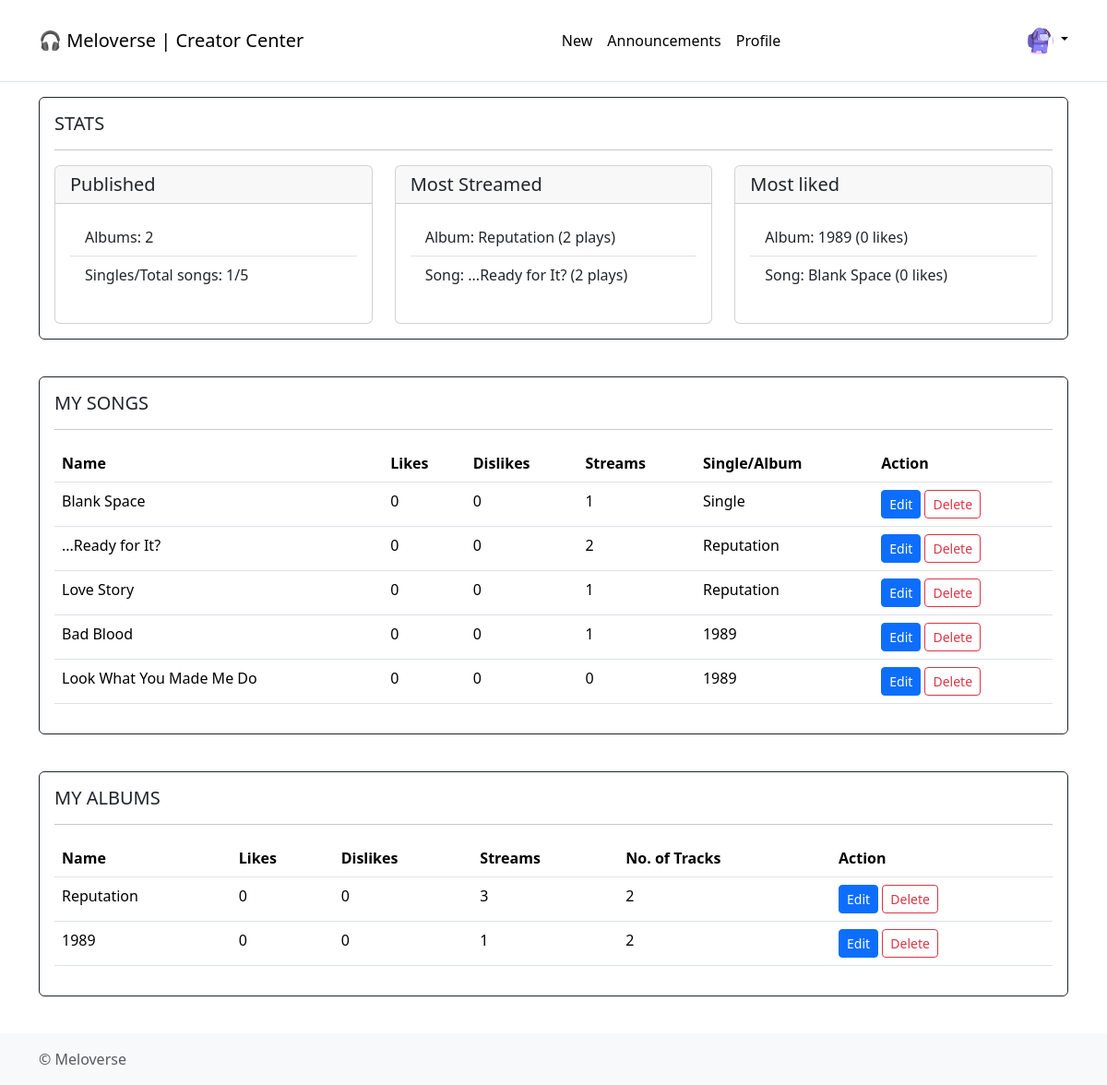
The page /creator_center/6/ (signed in) on the database as committed earlier.
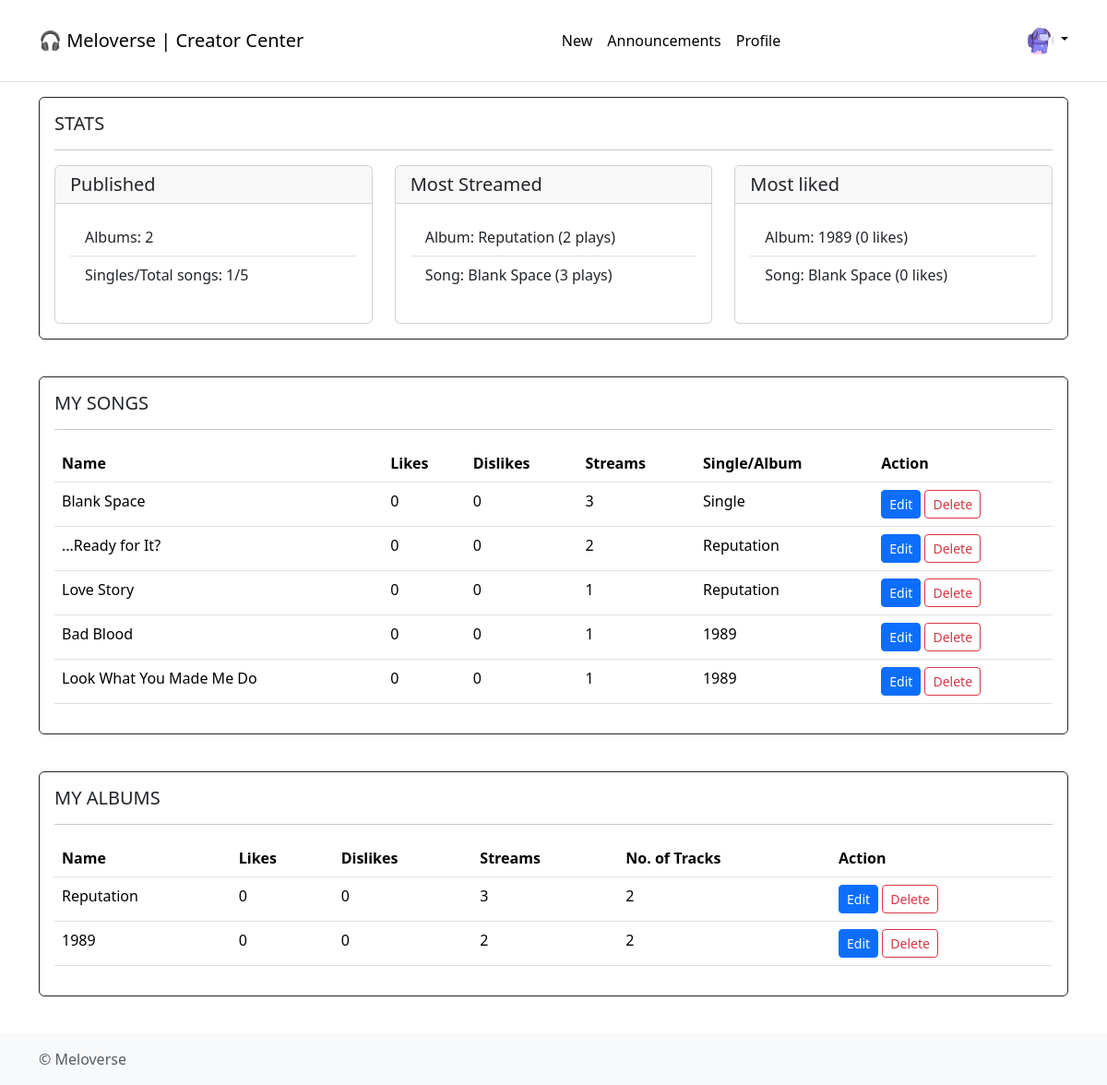
The same page on the database as committed later.
### application/models.py (models this page shows)
class Tracks(db.Model):
    __tablename__ = "tracks"
    track_id = db.Column(db.Integer, primary_key=True, autoincrement=True)
    track_name = db.Column(db.String, nullable=False)
    artists = db.Column(db.String)
    creator_id = db.Column(db.String, db.ForeignKey("creator.creator_name"))
    track_file = db.Column(db.String, nullable=False)
    genre = db.Column(db.String)
    lyrics = db.Column(db.String)
    duration = db.Column(db.String)
    date_created = db.Column(db.Date)
    album_id = db.Column(db.Integer, default=0)
    likes = db.Column(db.Integer, default=0)
    dislikes = db.Column(db.Integer, default=0)
    plays = db.Column(db.Integer, default=0)

class Album(db.Model):
    __tablename__ = "album"
    album_id = db.Column(db.Integer, autoincrement=True, primary_key=True)
    creator_id = db.Column(db.String, db.ForeignKey("creator.creator_id"))
    album_name = db.Column(db.String, nullable=False)
    release_year = db.Column(db.String)
    genre = db.Column(db.String)
    description = db.Column(db.String)
    no_of_tracks = db.Column(db.Integer, default=0)
    date_created = db.Column(db.Date)

### application/app_controllers/users.py (the view, shortened to what this page needs)
@user.route("creator_center/<user>/", methods=["GET", "POST"])
@login_required
def creator_dashboard(user):
    creator = Creator.query.filter_by(creator_id=current_user.id).first()
    id = current_user.id
    albums = Album.query.filter_by(creator_id=id).all()
    singles = Tracks.query.filter_by(creator_id=id, album_id=0).all()
    songs = (
        db.session.query(Tracks, Album.album_name)
        .join(Album, Tracks.album_id == Album.album_id)
        .filter(Tracks.creator_id == id)
        .all()
    )
    singles_published = creator.no_of_singles
    albums_published = creator.no_of_albums
    status = any([singles_published, albums_published])
    most_liked_song = (
        Tracks.query.filter_by(creator_id=id).order_by(Tracks.likes.desc()).first()
    )
    most_liked_album = (
        db.session.query(Album.album_name, func.max(Tracks.likes).label("likes"))
        .join(Tracks, Album.album_id == Tracks.album_id)
        .join(Creator, Album.creator_id == id)
        .filter(Creator.creator_id == id)
        .group_by(Album.album_id)
        .order_by(func.max(Tracks.likes).desc())
        .first()
    )
    most_played_song = (
        Tracks.query.filter_by(creator_id=current_user.id)
        .order_by(Tracks.plays.desc())
        .first()
    )
    most_played_album = (
        db.session.query(Album.album_name, func.max(Tracks.plays).label("plays"))
        .join(Tracks, Album.album_id == Tracks.album_id)
        .join(Creator, Album.creator_id == id)
        .filter(Creator.creator_id == id)
        .group_by(Album.album_id)
        .order_by(func.max(Tracks.plays).desc())
        .first()
    )
    tracks_alias = aliased(Tracks)
    album_obj = (
        db.session.query(
            Album,
            db.func.sum(tracks_alias.plays).label("total_plays"),
            db.func.sum(tracks_alias.likes).label("total_likes"),
            db.func.sum(tracks_alias.dislikes).label("total_dislikes"),
        )
        .join(tracks_alias, Album.album_id == tracks_alias.album_id)
        .join(Creator, Album.creator_id == Creator.creator_id)
        .filter(Creator.creator_id == id)
        .group_by(
            Album.album_id,
            Album.album_name,
            Album.release_year,
            Album.genre,
            Album.description,
            Album.no_of_tracks,
        )
        .all()
    )
    return render_template(
        "creator/creator_center.html",
        status=status,
        creator=creator,
        singles=singles,
        songs=songs,
        albums=albums,
        most_liked_song=most_liked_song,
        most_liked_album=most_liked_album,
        most_played_song=most_played_song,
        most_played_album=most_played_album,
        songs_published=singles_published,
        albums_published=albums_published,
        album_obj=album_obj,
    )

### application/app_controllers/auth.py (called while the page is built)
@login_manager.user_loader
def loader_user(user_id):
    return Users.query.get(user_id)

### templates/creator/creator_center.html (shortened to what the changed rows need)
{% extends './base.html' %}
{% block head %}
<link rel="stylesheet" href="{{ url_for('static', filename='styles/headerfooter.css') }}">
{% endblock %}
{% block body %}
<main class="flex-shrink-0">
  <div class="container">
    <section>
      {% if status==False %}
      <h3>Release an album or single to view this page</h3>
      <a href="{{ url_for('user.new', user=current_user.username) }}">Go to Release song/album page</a>
      <pre class="text-end">
                                          ⠀⠀⠀⠀⠀⠀⠀⠀⠀⠀⠀⠀⠀⠀⠀⠀⠀⠀⠀⠀⠀⠀⠀⠀⣠⣠⣀⢤⣖⣲⣦⣄⠀⠀⢀⡠⠀⠀⠀⠀⠀⠀⠀⠀⠀⠀⠀⠀⠀⠀⠀⠀⠀⠀⠀⠀⠀⠀⠀⠀
                                          ⠀⠀⠀⠀⠀⠀⠀⠀⠀⠀⠀⠀⠀⠀⠀⠀⠀⠀⠀⠀⢀⢤⣤⣄⠻⡽⣺⣭⣿⡽⣾⣭⢿⣷⣉⠂⣿⠤⣄⣀⠀⠀⠀⠀⠀⠀⠀⠀⠀⠀⠀⠀⠀⠀⠀⠀⠀⠀⠀⠀
                                          ⠀⠀⠀⠀⠀⠀⠀⠀⠀⠀⠀⠀⠀⠀⠀⠀⠀⠀⠀⠀⣼⢿⣭⣏⣿⣷⣿⣿⣿⣽⣳⣾⣯⣿⣿⣏⣯⡴⣏⡆⢠⠀⠀⠀⠀⠀⠀⠀⠀⠀⠀⠀⠀⠀⠀⠀⠀⠀⠀⠀
                                          ⠀⠀⠀⠀⠀⠀⠀⠀⠀⠀⠀⠀⠀⠀⠀⠀⠀⠀⢠⣝⣯⢞⣿⡿⢿⠻⠛⡭⢛⠳⢋⠝⡩⢟⠻⣿⣟⣿⡿⣜⡍⡶⡀⠀⠀⠀⠀⠀⠀⠀⠀⠀⠀⠀⠀⠀⠀⠀⠀⠀
                                          ⠀⠀⠀⠀⠀⠀⠀⠀⠀⠀⠀⠀⠀⠀⠀⠀⠀⢀⣾⣿⣿⡏⠧⡙⠌⡡⠡⠐⡈⠄⡁⢂⠐⡈⡑⠢⣍⠻⣿⣿⣞⡷⣽⠂⠀⠀⠀⠀⠀⠀⠀⠀⠀⠀⠀⠀⠀⠀⠀⠀
                                          ⠀⠀⠀⠀⠀⠀⠀⠀⠀⠀⠀⠀⠀⠀⠀⠀⢰⣾⣿⢞⡷⡈⢆⠑⡈⠄⡁⢂⠐⠠⠐⢀⠂⠡⣈⠱⢠⠓⡜⣿⣺⣽⣿⣳⠆⠀⠀⠀⠀⠀⠀⠀⠀⠀⠀⠀⠀⠀⠀⠀
                                          ⠀⠀⠀⠀⠀⠀⠀⠀⠀⠀⠀⠀⠀⠀⠀⠀⢘⣿⣿⣟⠦⡑⢂⠡⠌⡐⢀⠂⠌⠐⢈⠠⠈⠔⡠⢑⢢⠩⡜⣱⣿⣿⣯⠑⠀⠀⠀⠀⠀⠀⠀⠀⠀⠀⠀⠀⠀⠀⠀⠀
                                          ⠀⠀⠀⠀⠀⠀⠀⠀⠀⠀⠀⠀⠀⠀⠀⠀⢸⣿⣿⢏⠢⡑⣌⠶⣱⣎⢦⠘⠠⢈⠀⠄⡱⣸⢴⣣⣌⡒⢡⢛⣾⣿⡧⠀⠀⠀⠀⠀⠀⠀⠀⠀⠀⠀⠀⠀⠀⠀⠀⠀
                                          ⠀⠀⠀⠀⠀⠀⠀⠀⠀⠀⠀⠀⠀⠀⠀⠀⢸⣷⣿⠂⡱⢰⠉⡎⡤⣌⢆⣫⡑⢂⠸⣰⠱⢍⠛⡉⠯⣝⢢⢉⣾⣟⣿⠀⠀⠀⠀⠀⠀⠀⠀⠀⠀⠀⠀⠀⠀⠀⠀⠀
                                          ⠀⠀⠀⠀⠀⠀⠀⠀⠀⠀⠀⠀⠀⠀⠀⠀⢘⣳⢯⠐⡡⠊⡝⢋⠄⢓⠛⠤⡑⢂⠰⣍⠚⡀⢛⡾⢷⣌⠣⢢⢽⣿⠏⠀⠀⠀⠀⠀⠀⠀⠀⠀⠀⠀⠀⠀⠀⠀⠀⠀
                                          ⠀⠀⠀⠀⠀⠀⠀⠀⠀⠀⠀⠀⠀⠀⠀⠀⠠⠘⣯⠂⠅⠂⠌⠠⠈⠠⠈⠔⡀⠂⠰⠌⡑⠠⠒⠘⢂⠌⡂⢇⣾⣟⠣⠀⠀⠀⠀⠀⠀⠀⠀⠀⠀⠀⠀⠀⠀⠀⠀⠀
                                          ⠀⠀⠀⠀⠀⠀⠀⠀⠀⠀⠀⠀⠀⠀⠀⠀⠠⢁⠏⡘⢌⠰⢀⠂⠌⠄⡙⠲⢄⢣⠼⡴⣈⠆⠈⡐⠀⢆⠱⡌⢾⢡⠃⠀⠀⠀⠀⠀⠀⠀⠀⠀⠀⠀⠀⠀⠀⠀⠀⠀
                                          ⠀⠀⠀⠀⠀⠀⠀⠀⠀⠀⠀⠀⠀⠀⠀⠀⠀⢌⠢⢍⠢⡑⢢⠙⡈⠔⣈⠅⢂⢂⠘⡄⢣⡘⠤⡐⡉⢆⠳⡘⢬⢃⠆⠀⠀⠀⠀⠀⠀⠀⠀⠀⠀⠀⠀⠀⠀⠀⠀⠀
                                          ⠀⠀⠀⠀⠀⠀⠀⠀⠀⠀⠀⠀⠀⠀⠀⠀⠠⢈⠒⡌⠤⠑⡀⢓⠚⠫⢌⡘⠂⠚⠘⡘⢦⣕⢢⠡⡙⣌⠣⡝⢢⠍⠀⠀⠀⠀⠀⠀⠀⠀⠀⠀⠀⠀⠀⠀⠀⠀⠀⠀
                                          ⠀⠀⠀⠀⠀⠀⠀⠀⠀⠀⠀⠀⠀⠀⠀⠀⠀⠀⠘⡤⢃⠜⡠⢂⠌⡑⠢⢐⠃⡚⠴⢩⠖⡌⠢⡐⡱⢠⠓⣜⠣⠎⠀⠀⠀⠀⠀⠀⠀⠀⠀⠀⠀⠀⠀⠀⠀⠀⠀⠀
                                          ⠀⠀⠀⠀⠀⠀⠀⠀⠀⠀⠀⠀⠀⠀⠀⠀⠀⠀⠀⠱⣩⢒⡱⢌⠢⢄⡁⢂⠐⡠⢃⠢⡘⢄⠣⣜⡡⢇⡻⣌⠓⠈⠀⠀⠀⠀⠀⠀⠀⠀⠀⠀⠀⠀⠀⠀⠀⠀⠀⠀
                                          ⠀⠀⠀⠀⠀⠀⠀⠀⠀⠀⠀⠀⠀⠀⠀⠀⠀⠀⠀⠀⢡⢏⡜⣎⠳⣦⢜⡤⢣⢔⣢⠱⣍⣮⢳⡼⣹⣏⢷⣹⡆⢀⠀⠀⠀⠀⠀⠀⠀⠈⠀⡀⠀⠀⠀⠀⠀⠀⠀⠀
                                          ⠀⠀⠀⠀⠀⠀⠀⠀⠀⠀⠀⠀⠀⠀⠀⠀⠀⠀⠀⢀⣾⠸⡜⣬⢓⣮⣙⣞⢻⡞⣳⣟⡿⣞⣯⣟⡷⣫⡞⣽⢻⣿⡖⢢⠁⠀⠀⠈⠀⠀⠀⠐⠀⠀⠀⠀⠀⠀⠀⠀
                                          ⠀⠀⠀⠀⠀⠀⠀⠀⠀⠀⠀⠀⠀⠀⠀⠀⢀⢠⠢⡝⣼⡡⢛⡴⣋⠶⣩⢎⡷⣝⡳⢾⣝⡻⣼⢎⠗⡣⡝⢆⣏⠲⣁⠃⡙⢆⠦⣀⢁⠀⠀⠂⠀⠀⠀⠀⠀⠀⠀⠀
                                          ⠀⠀⠀⠀⠀⠀⠀⠀⠀⠀⠀⠀⠀⠀⢀⠰⣈⠖⡱⢘⡼⡇⡅⢒⢩⢒⢡⠚⡴⢡⢋⠳⢎⡹⢐⠊⣬⠱⣉⠆⣇⠢⡅⢊⠔⣈⠒⢥⢪⠱⡀⠀⠀⠀⠀⠀⠀⠀⠀⠀
                                          ⠀⠀⠀⠀⠀⠀⠀⢀⢀⠠⢄⠢⡘⢄⠣⢎⡱⢌⠢⡑⡚⡵⡘⢌⠢⠎⡄⢣⠐⢣⢈⡑⢢⠐⡡⢚⠄⡣⢄⢋⡶⢱⠈⢆⠊⠤⡉⢆⠢⠡⢘⠒⡄⡀⠀⠀⠀⠀⠀⠀
                                          ⠀⠀⠀⣀⠠⡐⢌⠲⣈⠒⡌⢢⠑⡌⡚⢄⠒⡌⠰⢡⠘⡥⣙⠢⡑⢊⠜⢢⠙⡄⠢⢘⠠⡑⡴⢋⠰⡁⢎⡰⣩⠃⡜⢌⡘⠤⡑⡌⠰⡁⢆⠡⢂⠱⡀⠄⡀⠀⠀⠀
                                          ⠀⢀⠳⣌⢒⠡⢊⠴⣀⠣⡘⢄⠣⣘⢡⠊⠴⣈⠑⢢⠑⡸⢀⠣⡑⠌⡘⠄⠃⡄⠃⡌⢢⡑⢦⠉⣆⠑⣎⣱⠆⡱⢈⠖⡨⢰⠡⢌⡑⠨⢄⠃⡌⠴⡑⢎⡔⢆⡀⠀
                                          ⢀⢎⡱⢈⠆⡱⢈⡒⠤⡡⡑⢌⠢⡅⢛⡬⠱⢠⠉⢆⠱⡈⢇⠠⠐⡈⠐⡈⠔⠠⠑⢠⠣⡜⢢⠑⡌⢾⡛⡍⢢⠑⡊⡔⢡⢣⠘⠤⡘⠰⢈⠢⣉⡴⡱⢎⡜⢢⡕⠀
                                                      </pre>
      {% else %}
      <div class="card border-dark mb-3">
        <div class="card-body">
          <h5 class="card-title">STATS</h5>
          <hr>
          <div class="row row-cols-1 row-cols-md-3 g-4">
            <div class="col">
              <div class="card h-100 mb-3">
                <h5 class="card-header">Published</h5>
                <div class="card-body">
                  <ul class="list-group list-group-flush">
                    {% if albums is not none %}
                    <li class="list-group-item">Albums: {{ creator.no_of_albums }}</li>
                    {% else %}
                    <li class="list-group-item">0 Albums</li>
                    {% endif %} {% if singles is not none %}
                    <li class="list-group-item">Singles/Total songs: {{ creator.no_of_singles }}/{{
                      creator.songs_published }}</li>
                    {% else %}
                    <li class="list-group-item">0 Singles</li>
                    {% endif %}
                  </ul>
                </div>
              </div>
            </div>
            <div class="col">
              <div class="card h-100 mb-3">
                <h5 class="card-header">Most Streamed</h5>
                <div class="card-body">
                  <ul class="list-group list-group-flush">
                    {% if albums!=None %}
                    <li class="list-group-item">Album: {{ most_played_album.album_name }} ({{ most_played_album.plays }}
                      plays)</li>
                    {% else %}
                    <li class="list-group-item">No Albums published</li>
                    {% endif %} {% if singles!=None %}
                    <li class="list-group-item">Song: {{ most_played_song.track_name }} ({{ most_played_song.plays}}
                      plays)</li>
                    {% else %}
                    <li class="list-group-item">No Singles published</li>
                    {% endif %}
                  </ul>
                </div>
              </div>
            </div>
            <div class="col">
              <div class="card h-100 mb-3">
                <h5 class="card-header">Most liked</h5>
                <div class="card-body">
                  <ul class="list-group list-group-flush">
                    {% if album!=None %}
                    <li class="list-group-item">Album: {{ most_liked_album.album_name }} ({{ most_liked_album.likes }}
                      likes)</li>
                    {% else %}
                    <li class="list-group-item">Album: 0(0 likes)</li>
                    {% endif %}
                    <li class="list-group-item">Song: {{ most_liked_song.track_name }} ({{ most_liked_song.likes }}
                      likes)
                    </li>
                  </ul>
                </div>
              </div>
            </div>
          </div>
        </div>
      </div>
      {% endif %}
    </section>
    <br>
    {% if songs_published!=0 %}
    <section>
      <div class="card border-dark mb-3">
        <div class="card-body">
          <table class="table table-hover">
            <thead>
              <tr>
                <th>Name</th>
                <th>Likes</th>
                <th>Dislikes</th>
                <th>Streams</th>
                <th>Single/Album</th>
                <th>Action</th>
              </tr>
            </thead>
            <tbody>
              {% for song in singles %}
              <tr>
                <td>{{ song.track_name }}</td>
                <td>{{ song.likes }}</td>
                <td>{{ song.dislikes }}</td>
                <td>{{ song.plays }}</td>
                <td>Single</td>
                <td>
                  <button type="button" class="btn btn-primary btn-sm" data-bs-toggle="modal"
                    data-bs-target="#editsingle_{{ song.track_id }}">
                    Edit
                  </button>
                  <button type="button" class="btn btn-outline-danger btn-sm" data-bs-toggle="modal"
                    data-bs-target="#deletesingle_{{ song.track_id }}">
                    Delete
                  </button>
                </td>
              </tr>
              {% endfor %}
              {% for song, album in songs %}
              <tr>
                <td>{{ song.track_name }}</td>
                <td>{{ song.likes }}</td>
                <td>{{ song.dislikes }}</td>
                <td>{{ song.plays }}</td>
                <td>{{ album }}</td>
                <td>
                  <button type="button" class="btn btn-primary btn-sm" data-bs-toggle="modal"
                    data-bs-target="#editsingle_{{ song.track_id }}">
                    Edit
                  </button>
                  <button type="button" class="btn btn-outline-danger btn-sm" data-bs-toggle="modal"
                    data-bs-target="#deletesong_{{ song.track_id }}">
                    Delete
                  </button>
                </td>
              </tr>
              {% endfor %}
            </tbody>
          </table>
        </div>
      </div>
    </section>
    <br>
    {% endif %}
    {% if albums_published!=0 %}
    <section>
      <div class="card border-dark mb-3">
        <div class="card-body">
          <table class="table table-hover">
            <thead>
              <tr>
                <th>Name</th>
                <th>Likes</th>
                <th>Dislikes</th>
                <th>Streams</th>
                <th>No. of Tracks</th>
                <th>Action</th>
              </tr>
            </thead>
            <tbody>
              {% for album, plays, likes, dislikes in album_obj %}
              <tr>
                <td>{{ album.album_name }}</td>
                <td>{{ likes }}</td>
                <td>{{ dislikes }}</td>
                <td>{{ plays }}</td>
                <td>{{ album.no_of_tracks }}</td>
                <td>
                  <button type="button" class="btn btn-primary btn-sm" data-bs-toggle="modal"
                    data-bs-target="#editalbum_{{ album.album_id }}">
                    Edit
                  </button>
                  <button type="button" class="btn btn-outline-danger btn-sm" data-bs-toggle="modal"
                    data-bs-target="#deletealbum_{{ album.album_id }}">
                    Delete
                  </button>
                </td>
              </tr>
              {% endfor %}
            </tbody>
          </table>
        </div>
      </div>
    </section>
    {% endif %}
  </div>
</main>
{% endblock %}
{% block footer %}
<br>
{% endblock %}

Rows that differ between the two databases and show on the page:
changed Tracks "Blank Space": plays "1" → "3"
computed for Album (number 2 of 2 on the later page): no_of_tracks "1" → "2"
changed Tracks "Look What You Made Me Do": plays "0" → "1"
Other text that changed with them:
{{ most_played_song.track_name }}: "...Ready for It?" → "Blank Space"
{{ most_played_song.plays }}: "2" → "3"
